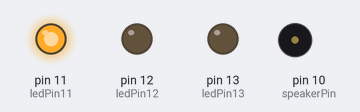
Recording of a sketch running on a simulated Arduino Uno, built with avr-gcc and run on an emulated ATmega328P. On the bench: output pins drawn as LEDs (lit = HIGH), buzzer (waves = sounding).

Above: at 0.07 s.
At 0.67 s:
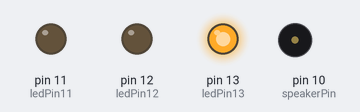
At 1.2 s:
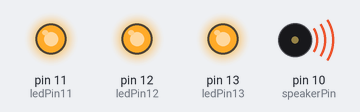
At 24.3 s:
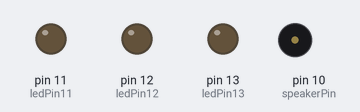
Timing chart, 0 to 40.0 s (numbered marks = the images above):
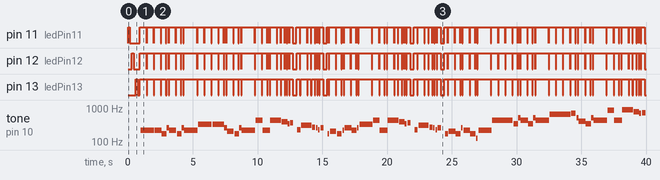

Measured:
- by itself, tone on pin 10 (speakerPin): plays 220 Hz for 1.0 s, 220 Hz for 0.52 s, 174 Hz for 0.40 s, 261 Hz for 0.20 s, 220 Hz for 0.52 s, 174 Hz for 0.36 s … (75 notes in this stretch)

The sketch:

starWarsSongs.ino
```cpp
//declarando variaveis e recebendo os pinos onde os leds são conectado aos pinos 11, 12 e 13 da placa arduino
int ledPin11 = 11;
int ledPin12 = 12;
int ledPin13 = 13;

//buzzer conectado ao pino 10
int speakerPin = 10;

//definicões de notas e frequencias
#define c 261
#define d 294
#define e 329
#define f 349
#define g 392
#define gS 415
#define a 440
#define aS 455
#define b 466
#define cH 523
#define cSH 554
#define dH 587
#define dSH 622
#define eH 659
#define fH 698
#define fSH 740
#define gH 784
#define gSH 830
#define aH 880

//---- Prototipos das Funções Auxiliares ----
void march(char oitava);
void beep (unsigned char speakerPin, int frequencyInHertz, long timeInMilliseconds);

//setup de inicio rodar somente uma vez
void setup()
{
  //setando os pinos dos leds como saida
   pinMode(ledPin11, OUTPUT);
   pinMode(ledPin12, OUTPUT);
   pinMode(ledPin13, OUTPUT);

  //setando o pino do buzzer como saida
  pinMode(speakerPin, OUTPUT);
}

//loop infinito
void loop()
{
  //inicia os leds em sequencia
  digitalWrite(ledPin11, HIGH); //liga o led do pino 11 (HIGH = LIGADO OU NIVEL LÓGICO 1 OU 5v)
  delay(150); //fica ligado por 150 milissegundos
  digitalWrite(ledPin11, LOW); // desliga o led do pino 11 (LOW = DESLIGADO OU NIVEL LÓGICO 0 OU 0v)
  delay(150);

  digitalWrite(ledPin12, HIGH);
  delay(150);
  digitalWrite(ledPin12, LOW);
  delay(150);

  digitalWrite(ledPin13, HIGH);
  delay(150);
  digitalWrite(ledPin13, LOW);
  delay(150);

/*para mudança da oitava, quando oitava  march = 1 toca normal
 quando oitava march = 2 toca mais agudo, MUDA O TOM CONFORME A
 PASSADA EM QUE MARCH SE ENCONTRA*/
  march(1);
  march(2);
  march(4);
} //end loop

void beep (unsigned char speakerPin, int frequencyInHertz, long timeInMilliseconds)
{
    //INICIANDO OS LEDS
    digitalWrite(ledPin11, HIGH);
    delay(10);
    digitalWrite(ledPin12, HIGH);
    delay(10);
    digitalWrite(ledPin13, HIGH);
    delay(10);

    int x;
    long delayAmount = (long)(1000000/frequencyInHertz);
    long loopTime = (long)((timeInMilliseconds*1000)/(delayAmount*2));
    for (x=0;x<loopTime;x++)
    {
        digitalWrite(speakerPin,HIGH); //liga Buzzer
        delayMicroseconds(delayAmount);
        digitalWrite(speakerPin,LOW); //desliga o buzzer
        delayMicroseconds(delayAmount);
    }

    digitalWrite(ledPin11, LOW);
    digitalWrite(ledPin12, LOW);
    digitalWrite(ledPin13, LOW);
    //set led back to low

    delay(20);
    //a little delay to make all notes sound separate
}

void march(char oitava)
{
    // esta é apenas uma tradução da referida partição para frequências / tempo em ms
    // usou 500 ms por um quarto de nota * a oitava

    beep(speakerPin, oitava*a, 500);
    beep(speakerPin, oitava*a, 500);
    beep(speakerPin, oitava*a, 500);
    beep(speakerPin, oitava*f, 350);
    beep(speakerPin, oitava*cH, 150);

    beep(speakerPin, oitava*a, 500);
    beep(speakerPin, oitava*f, 350);
    beep(speakerPin, oitava*cH, 150);
    beep(speakerPin, oitava*a, 1000);
    //first bit

    beep(speakerPin, oitava*eH, 500);
    beep(speakerPin, oitava*eH, 500);
    beep(speakerPin, oitava*eH, 500);
    beep(speakerPin, oitava*fH, 350);
    beep(speakerPin, oitava*cH, 150);

    beep(speakerPin, oitava*gS, 500);
    beep(speakerPin, oitava*f, 350);
    beep(speakerPin, oitava*cH, 150);
    beep(speakerPin, oitava*a, 1000);
    //second bit...

    beep(speakerPin, oitava*aH, 500);
    beep(speakerPin, oitava*a, 350);
    beep(speakerPin, oitava*a, 150);
    beep(speakerPin, oitava*aH, 500);
    beep(speakerPin, oitava*gSH, 250);
    beep(speakerPin, oitava*gH, 250);

    beep(speakerPin, oitava*fSH, 125);
    beep(speakerPin, oitava*fH, 125);
    beep(speakerPin, oitava*fSH, 250);
    delay(250);
    beep(speakerPin, oitava*aS, 250);
    beep(speakerPin, oitava*dSH, 500);
    beep(speakerPin, oitava*dH, 250);
    beep(speakerPin, oitava*cSH, 250);
    //start of the interesting bit

    beep(speakerPin, oitava*cH, 125);
    beep(speakerPin, oitava*b, 125);
    beep(speakerPin, oitava*cH, 250);
    delay(250);
    beep(speakerPin, oitava*f, 125);
    beep(speakerPin, oitava*gS, 500);
    beep(speakerPin, oitava*f, 375);
    beep(speakerPin, oitava*a, 125);

    beep(speakerPin, oitava*cH, 500);
    beep(speakerPin, oitava*a, 375);
    beep(speakerPin, oitava*cH, 125);
    beep(speakerPin, oitava*eH, 1000);
    //more interesting stuff (this doesn't quite get it right somehow)

    beep(speakerPin, oitava*aH, 500);
    beep(speakerPin, oitava*a, 350);
    beep(speakerPin, oitava*a, 150);
    beep(speakerPin, oitava*aH, 500);
    beep(speakerPin, oitava*gSH, 250);
    beep(speakerPin, oitava*gH, 250);

    beep(speakerPin, oitava*fSH, 125);
    beep(speakerPin, oitava*fH, 125);
    beep(speakerPin, oitava*fSH, 250);
    delay(250);
    beep(speakerPin, oitava*aS, 250);
    beep(speakerPin, oitava*dSH, 500);
    beep(speakerPin, oitava*dH, 250);
    beep(speakerPin, oitava*cSH, 250);
    //repeat... repeat

    beep(speakerPin, oitava*cH, 125);
    beep(speakerPin, oitava*b, 125);
    beep(speakerPin, oitava*cH, 250);
    delay(250);
    beep(speakerPin, oitava*f, 250);
    beep(speakerPin, oitava*gS, 500);
    beep(speakerPin, oitava*f, 375);
    beep(speakerPin, oitava*cH, 125);

    beep(speakerPin, oitava*a, 500);
    beep(speakerPin, oitava*f, 375);
    beep(speakerPin, oitava*c, 125);
    beep(speakerPin, oitava*a, 1000);
}
```
